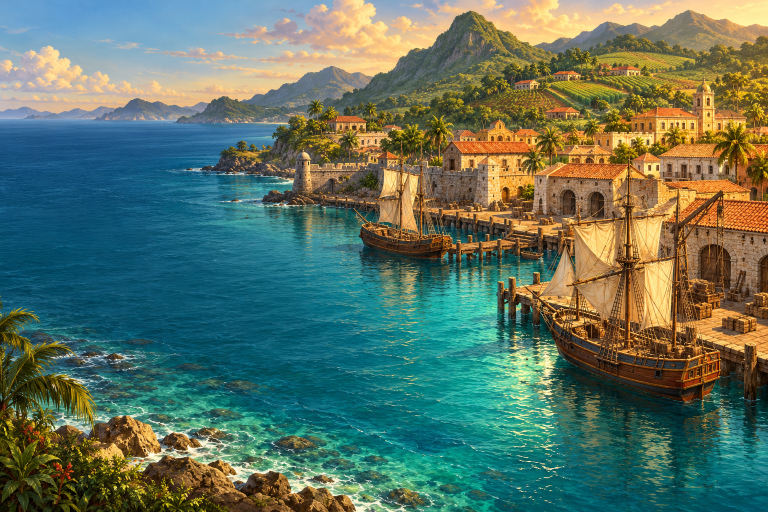
#> input picture design/artwork/harbor-source.png, 1536 x 1024 px (shown at 1/2 size); its folder holds only this picture in this run
$ python export-artwork.py
#> lines starting #> are read from the running program, lines starting #| are printed output that depends on the picture
"""Export generated source art to bounded, deterministic runtime PNGs.

Only size, atlas alignment and indexed PNG encoding change; source paintings stay intact.
Requires Pillow for maintainers regenerating checked-in art. Builds use exported PNGs.
"""

from pathlib import Path
from PIL import Image, ImageOps

ROOT = Path(__file__).resolve().parents[1]
SOURCE = ROOT / "design" / "artwork"
OUTPUT = ROOT / "game-packages" / "puerto-rico" / "art"
OUTPUT.mkdir(parents=True, exist_ok=True)


def export(image, name, colors=128):
    method = Image.FASTOCTREE if image.mode == "RGBA" else Image.MEDIANCUT
    image.quantize(colors=colors, method=method).save(OUTPUT / name, optimize=True)


harbor = Image.open(SOURCE / "harbor-source.png")
#> harbor is the input picture: PIL image 1536x1024 RGB; mean R, G, B 93, 115, 97.8
export(ImageOps.fit(harbor, (800, 500)), "harbor.png")
#> in export, `image.quantize(colors=colors, method=method).save(OUTPUT / name, optim..`:
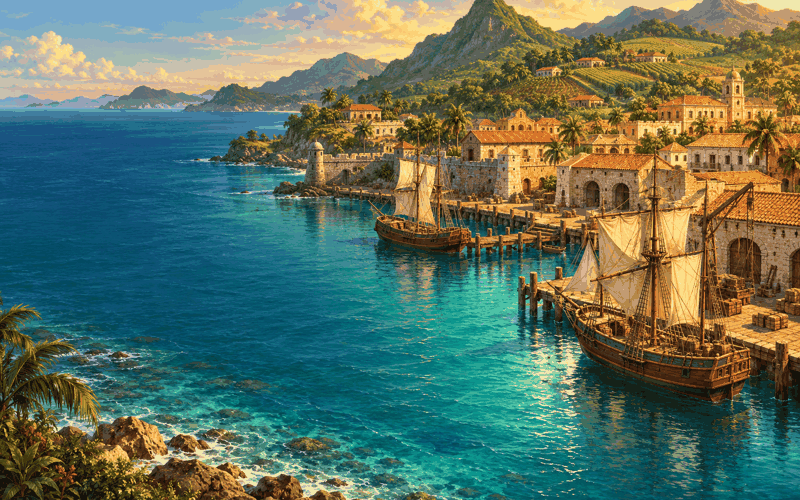
#> saved as harbor.png: PIL image 800x500 P; mean R, G, B 91.5, 113.5, 96.4
export(ImageOps.fit(harbor, (800, 450)), "cover.png")
#> call 2 of export, with name = 'cover.png', colors = 128
#> in export (call 2), `image.quantize(colors=colors, method=method).save(OUTPUT / name, optim..`:
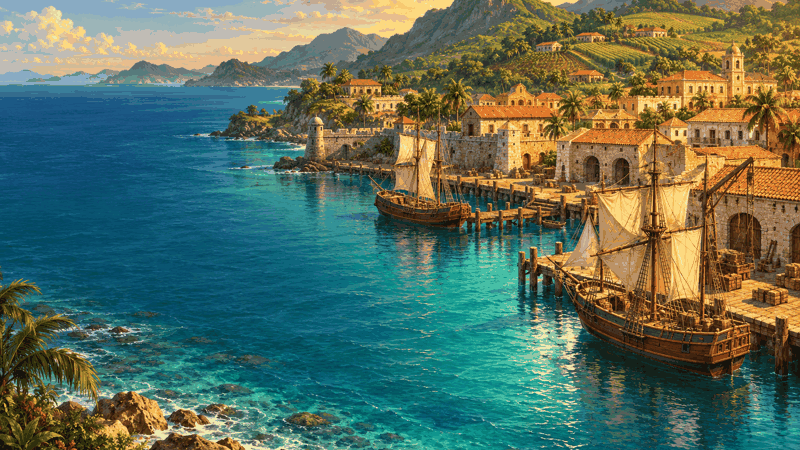
#> saved as cover.png: PIL image 800x450 P; mean R, G, B 89.2, 111, 94.1
#> (the run stopped early here; a loop or call above may not have finished)
